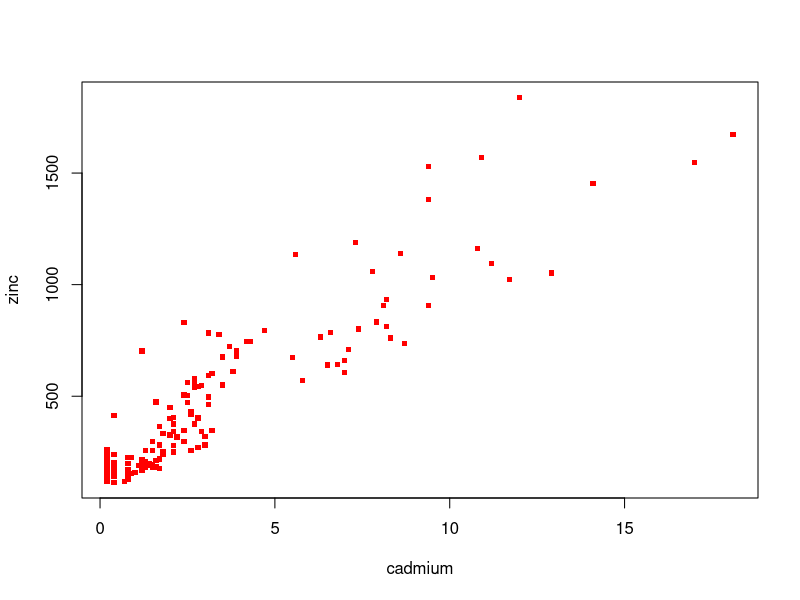
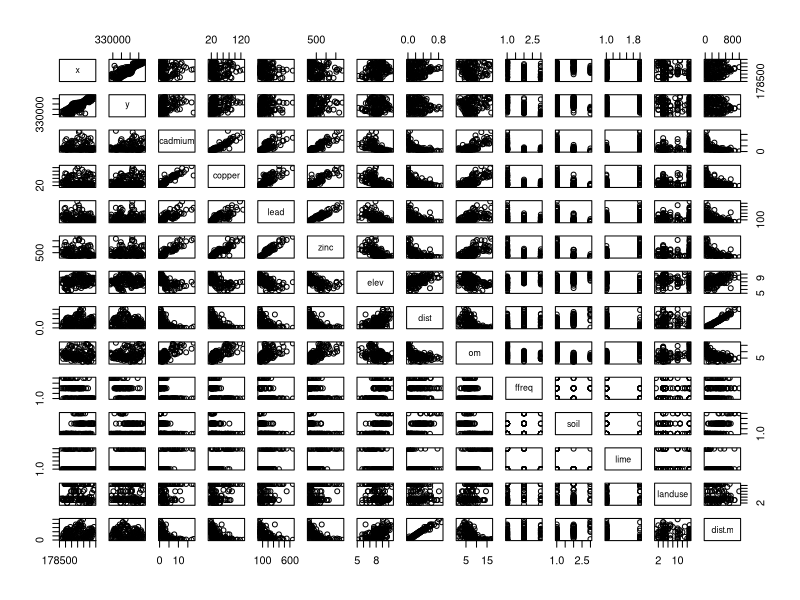
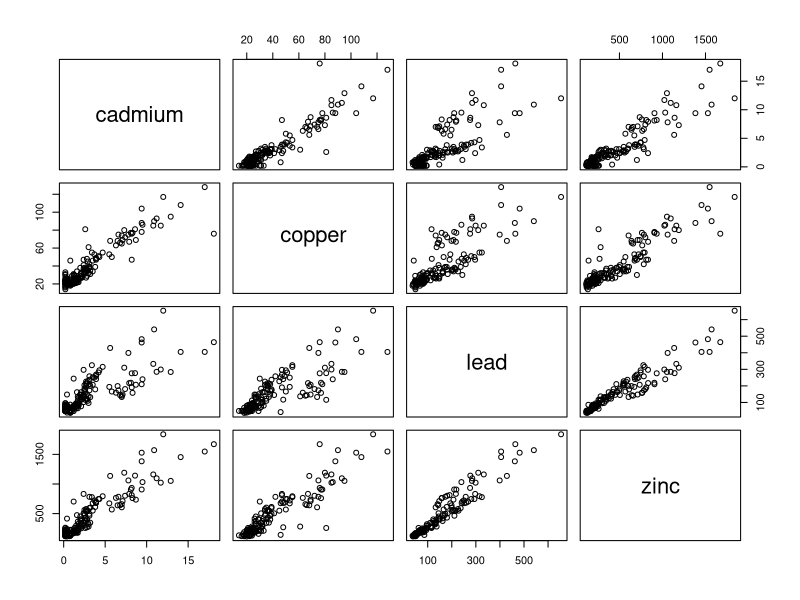
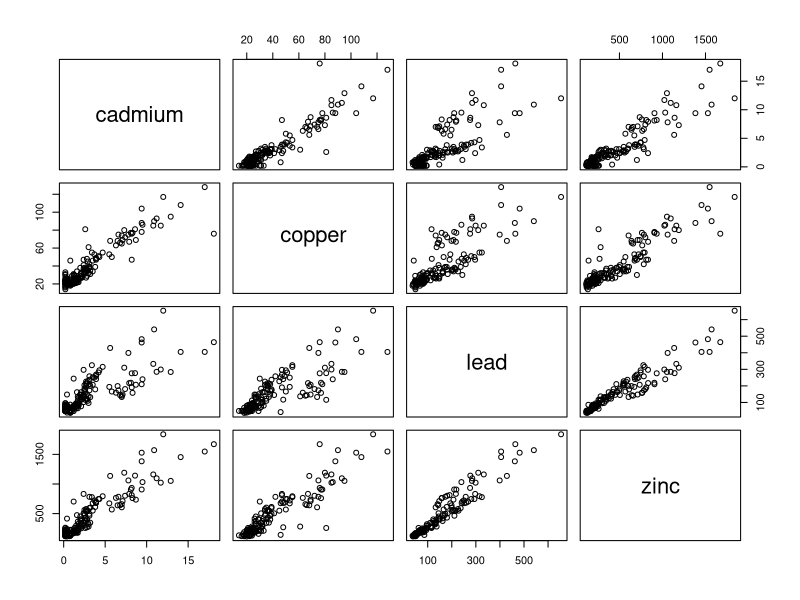
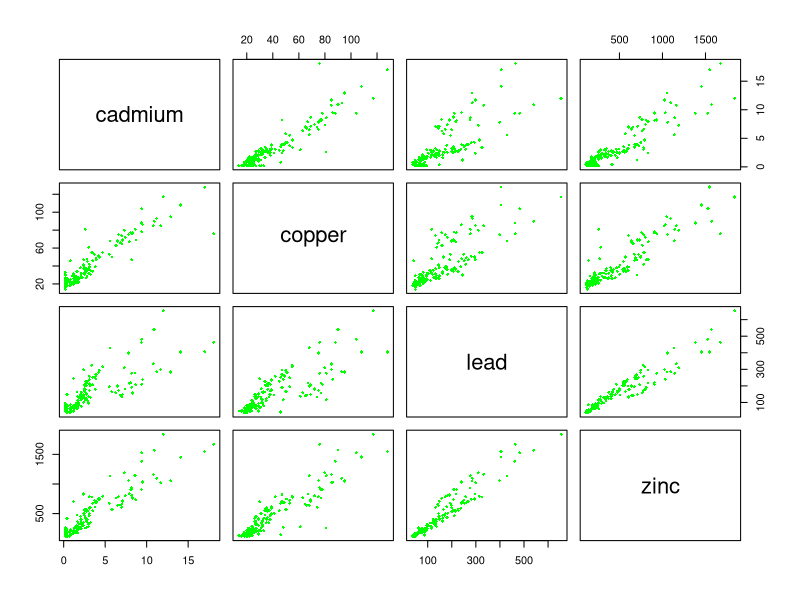
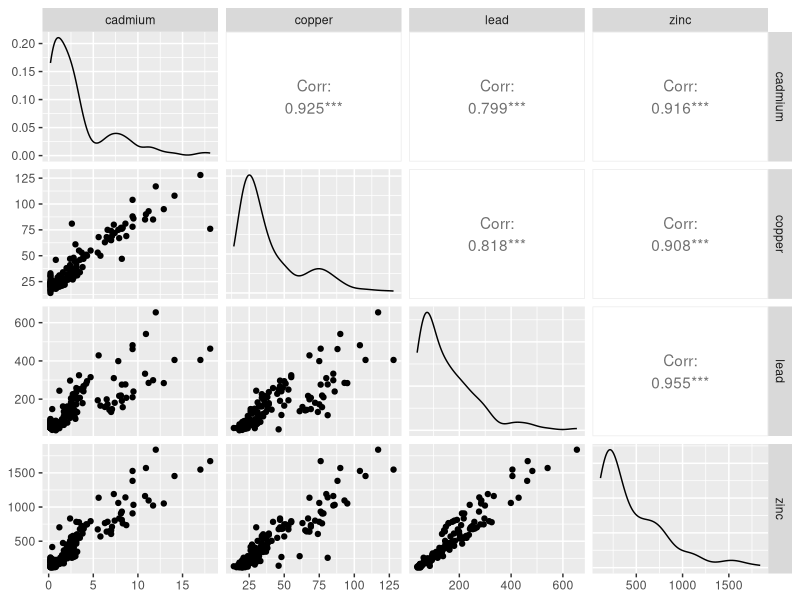

Source code (R) for these figures, in order:
# Multipanel in R: the second lecture of monitoring Ecosystem changes

install.packages("sp")
install.packages("GGally") #this

library(sp) #also require(sp)
library(GGally)


data(meuse) #there is a dataset avaible named meuse

attach(meuse)

#Exercise: see the names of the variable and plot cadmium versus zinc
plot(cadmium,zinc,pch=15,col='red',cex=0.7)

#Exercise: make all the possible paiwis plots of the dataset
#plot(x,cadmium)
#plot(x,zinc) ecc is not a good idea.
#If we use pairs(meuse) we have all combination

pairs(meuse)

#in case we receive the error "the size is too large" reshape with the mouse the graph window

#tilde ~ per poter comparare le variabili

pairs(~cadmium + copper + lead + zinc)


pairs(~cadmium + copper + lead + zinc, data=meuse)

pairs(meuse[,3:6], col = "green", pch=18, cex=0.7)

#GGally package will prettify the graph

ggpairs(meuse[,3:6])
